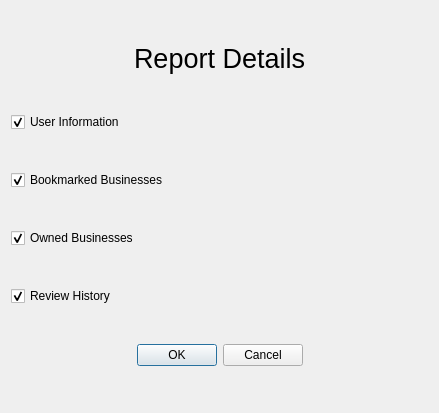
<?xml version="1.0" encoding="UTF-8"?>
<ui version="4.0">
 <class>Dialog</class>
 <widget class="QDialog" name="Dialog">
  <property name="geometry">
   <rect>
    <x>0</x>
    <y>0</y>
    <width>439</width>
    <height>413</height>
   </rect>
  </property>
  <property name="windowTitle">
   <string>Dialog</string>
  </property>
  <layout class="QVBoxLayout" name="verticalLayout">
   <item>
    <widget class="QLabel" name="title">
     <property name="sizePolicy">
      <sizepolicy hsizetype="Preferred" vsizetype="Maximum">
       <horstretch>0</horstretch>
       <verstretch>0</verstretch>
      </sizepolicy>
     </property>
     <property name="font">
      <font>
       <pointsize>20</pointsize>
      </font>
     </property>
     <property name="text">
      <string>Report Details</string>
     </property>
     <property name="alignment">
      <set>Qt::AlignmentFlag::AlignCenter</set>
     </property>
    </widget>
   </item>
   <item>
    <widget class="QCheckBox" name="user_info">
     <property name="text">
      <string>User Information</string>
     </property>
     <property name="checked">
      <bool>true</bool>
     </property>
    </widget>
   </item>
   <item>
    <widget class="QCheckBox" name="bookmarked_businesses">
     <property name="text">
      <string>Bookmarked Businesses</string>
     </property>
     <property name="checked">
      <bool>true</bool>
     </property>
    </widget>
   </item>
   <item>
    <widget class="QCheckBox" name="owned_businesses">
     <property name="text">
      <string>Owned Businesses</string>
     </property>
     <property name="checked">
      <bool>true</bool>
     </property>
    </widget>
   </item>
   <item>
    <widget class="QCheckBox" name="review_history">
     <property name="text">
      <string>Review History</string>
     </property>
     <property name="checked">
      <bool>true</bool>
     </property>
    </widget>
   </item>
   <item>
    <widget class="QDialogButtonBox" name="buttonBox">
     <property name="orientation">
      <enum>Qt::Orientation::Horizontal</enum>
     </property>
     <property name="standardButtons">
      <set>QDialogButtonBox::StandardButton::Cancel|QDialogButtonBox::StandardButton::Ok</set>
     </property>
     <property name="centerButtons">
      <bool>true</bool>
     </property>
    </widget>
   </item>
  </layout>
 </widget>
 <resources/>
 <connections>
  <connection>
   <sender>buttonBox</sender>
   <signal>accepted()</signal>
   <receiver>Dialog</receiver>
   <slot>accept()</slot>
   <hints>
    <hint type="sourcelabel">
     <x>248</x>
     <y>254</y>
    </hint>
    <hint type="destinationlabel">
     <x>157</x>
     <y>274</y>
    </hint>
   </hints>
  </connection>
  <connection>
   <sender>buttonBox</sender>
   <signal>rejected()</signal>
   <receiver>Dialog</receiver>
   <slot>reject()</slot>
   <hints>
    <hint type="sourcelabel">
     <x>316</x>
     <y>260</y>
    </hint>
    <hint type="destinationlabel">
     <x>286</x>
     <y>274</y>
    </hint>
   </hints>
  </connection>
 </connections>
</ui>
